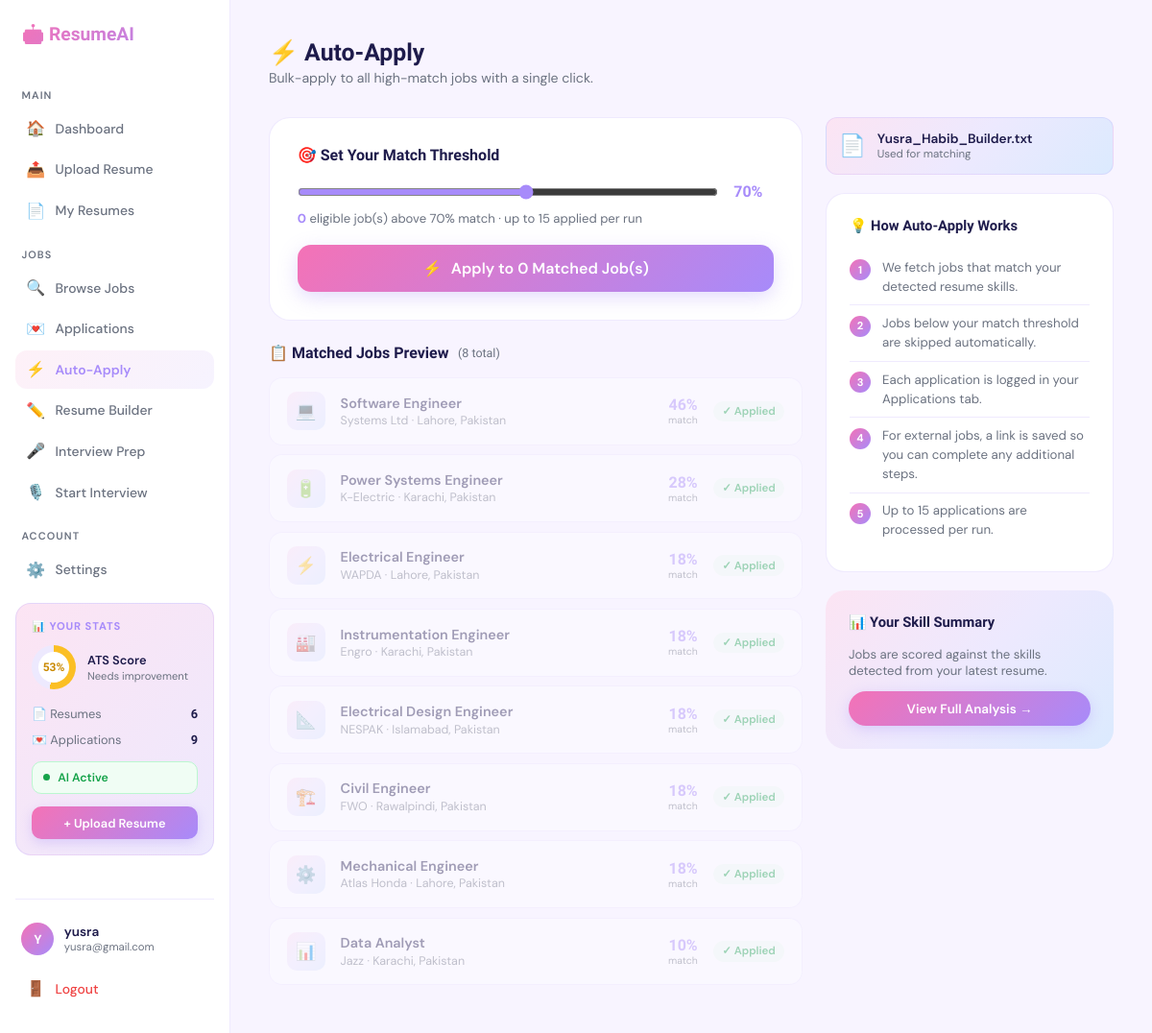
The page /auto-apply (signed in) on the database its author committed.
### tables this page shows
CREATE TABLE users (
        id            INTEGER PRIMARY KEY AUTOINCREMENT,
        first_name    TEXT    NOT NULL,
        last_name     TEXT    NOT NULL,
        email         TEXT    NOT NULL UNIQUE,
        password_hash TEXT    NOT NULL,
        created_at    DATETIME DEFAULT (datetime('now')),
        last_login    DATETIME
    );

CREATE TABLE applications (
        id          INTEGER PRIMARY KEY AUTOINCREMENT,
        user_id     INTEGER NOT NULL,
        resume_id   INTEGER,
        job_title   TEXT    NOT NULL,
        company     TEXT    NOT NULL,
        job_url     TEXT,
        location    TEXT,
        salary      TEXT,
        match_score INTEGER DEFAULT 0,
        source      TEXT    DEFAULT 'manual',
        status      TEXT    DEFAULT 'pending'
                    CHECK(status IN ('pending','applied','viewed','interview','rejected','failed')),
        applied_at  DATETIME DEFAULT (datetime('now')),
        updated_at  DATETIME DEFAULT (datetime('now')),
        FOREIGN KEY (user_id)   REFERENCES users(id)   ON DELETE CASCADE,
        FOREIGN KEY (resume_id) REFERENCES resumes(id) ON DELETE SET NULL
    );

CREATE TABLE resumes (
        id               INTEGER PRIMARY KEY AUTOINCREMENT,
        user_id          INTEGER NOT NULL,
        filename         TEXT    NOT NULL,
        stored_path      TEXT    NOT NULL,
        raw_text         TEXT,
        skills_extracted TEXT,
        job_title        TEXT,
        industry         TEXT,
        job_description  TEXT,
        upload_date      DATETIME DEFAULT (datetime('now')),
        FOREIGN KEY (user_id) REFERENCES users(id) ON DELETE CASCADE
    );

### routes/apply_routes.py (the view, shortened to what this page needs)
@apply_bp.route('/auto-apply', methods=['GET', 'POST'])
@login_required
def auto_apply_page():
    latest_resume = Resume.get_latest(current_user.id)
    if not latest_resume:
        flash('Please upload a resume before using Auto Apply.', 'error')
        return redirect(url_for('resume.upload'))
    present_skills = []
    resume_text = ''
    if latest_resume:
        try:
            present_skills = json.loads(latest_resume.get('skills_extracted') or '[]')
        except Exception:
            present_skills = []
        resume_text = latest_resume.get('raw_text', '') or ''
    if resume_text:
        detected_field = detect_field(resume_text.lower())
        field_keyword = FIELD_SEARCH_KEYWORDS.get(detected_field, '')
    else:
        field_keyword = ''
    skill_keywords = ', '.join(present_skills[:3]) if present_skills else ''
    keywords = field_keyword or skill_keywords or 'engineer'
    all_jobs = fetch_all_jobs(keywords)
    if not all_jobs:
        all_jobs = get_sample_jobs()
    all_jobs = rank_jobs(all_jobs, present_skills, resume_text)
    applied_urls = set()
    for app in Application.get_by_user(current_user.id):
        if app.get('job_url'):
            applied_urls.add(app['job_url'])
    for job in all_jobs:
        job['already_applied'] = job.get('url', '') in applied_urls
    if request.method == 'GET':
        min_match = 70
        eligible = [j for j in all_jobs if j['match'] >= min_match and not j['already_applied']]
        return render_template('auto_apply.html',
            resume=latest_resume,
            all_jobs=all_jobs,
            eligible=eligible,
            min_match=min_match,
            results=None,
        )

### app.py (called while the page is built)
@login_manager.user_loader
def load_user(user_id):
    return User.get_by_id(int(user_id))

### models/application.py (called while the page is built)
    @staticmethod
    def get_by_user(user_id, limit=50):
        return query(
            """SELECT * FROM applications
               WHERE user_id = %s
               ORDER BY applied_at DESC LIMIT %s""",
            (user_id, limit), fetchall=True
        )

    @staticmethod
    def get_stats(user_id):
        row = query(
            """SELECT
                COUNT(*) AS total,
                SUM(status = 'applied')   AS applied,
                SUM(status = 'viewed')    AS viewed,
                SUM(status = 'interview') AS interviews,
                SUM(status = 'rejected')  AS rejected
               FROM applications WHERE user_id = %s""",
            (user_id,), fetchone=True
        )
        return row or {}

### models/db.py (called while the page is built)
def get_db():
    conn = sqlite3.connect(DB_PATH)
    conn.row_factory = sqlite3.Row
    conn.execute("PRAGMA foreign_keys = ON")
    return conn

def _adapt_sql(sql):
    sql = sql.replace('%s', '?')
    sql = re.sub(r'\bNOW\(\)', "datetime('now')", sql, flags=re.IGNORECASE)
    return sql

def query(sql, params=None, fetchone=False, fetchall=False, commit=False):
    sql = _adapt_sql(sql)
    conn = get_db()
    try:
        cursor = conn.cursor()
        cursor.execute(sql, params or ())
        if commit:
            conn.commit()
            return cursor.lastrowid
        if fetchone:
            row = cursor.fetchone()
            return dict(row) if row else None
        if fetchall:
            rows = cursor.fetchall()
            return [dict(r) for r in rows]
        return None
    except Exception as e:
        conn.rollback()
        raise e
    finally:
        cursor.close()
        conn.close()

### models/resume.py (called while the page is built)
    @staticmethod
    def get_by_user(user_id, limit=10):
        return query(
            "SELECT * FROM resumes WHERE user_id = %s ORDER BY upload_date DESC LIMIT %s",
            (user_id, limit), fetchall=True
        )

    @staticmethod
    def get_latest(user_id):
        return query(
            "SELECT * FROM resumes WHERE user_id = %s ORDER BY upload_date DESC LIMIT 1",
            (user_id,), fetchone=True
        )

### models/user.py (called while the page is built)
    @property
    def initial(self):
        return self.first_name[0].upper() if self.first_name else '?'

    @staticmethod
    def get_by_id(user_id):
        row = query("SELECT * FROM users WHERE id = %s", (user_id,), fetchone=True)
        return User(**row) if row else None

### templates/auto_apply.html (shortened to what this page needs)
{% extends "base.html" %}
{% block content %}
<div class="page-header">
  <div>
    <div class="page-title">&#9889; Auto-Apply</div>
    <div class="page-sub">Bulk-apply to all high-match jobs with a single click.</div>
  </div>
</div>
{% if results is not none %}
<div class="results-header">
  <div class="r-stat"><div class="r-stat-num">{{ applied_count }}</div><div class="r-stat-lbl">Applied</div></div>
  <div class="r-stat"><div class="r-stat-num">{{ results|length }}</div><div class="r-stat-lbl">Attempted</div></div>
  <div class="r-stat"><div class="r-stat-num">{{ results|selectattr('success','equalto',False)|list|length }}</div><div class="r-stat-lbl">Failed</div></div>
</div>
{% for r in results %}
<div class="result-row">
  <div class="rr-icon {% if r.success %}rr-ok{% else %}rr-fail{% endif %}">
    {% if r.success %}&#10003;{% else %}&#10007;{% endif %}
  </div>
  <div class="rr-info">
    <div class="rr-title">{{ r.job.title }} <span style="font-size:.72rem;color:var(--muted);font-weight:400;">· {{ r.job.company }} · {{ r.job.match }}% match</span></div>
    <div class="rr-msg">{{ r.message }}</div>
  </div>
  {% if r.job.url and r.job.url != '#' %}
  <a href="{{ r.job.url }}" target="_blank" class="btn-ghost" style="padding:.35rem .85rem;font-size:.78rem;white-space:nowrap;">View &#8599;</a>
  {% endif %}
  <span class="rr-badge {% if r.success %}ok{% else %}fail{% endif %}">
    {% if r.success %}Applied{% else %}Failed{% endif %}
  </span>
</div>
{% endfor %}
<div style="display:flex;gap:.85rem;flex-wrap:wrap;margin-top:1.5rem;padding-top:1.5rem;border-top:1px solid var(--border);">
  <a href="{{ url_for('jobs.applications') }}" class="btn-primary">&#128140; View All Applications</a>
  <a href="{{ url_for('jobs.browse_jobs') }}"  class="btn-ghost">&#128269; Browse More Jobs</a>
</div>
{% else %}
<div class="aa-layout">
  <div>
    <div class="control-card">
      <div class="ctrl-title">&#127919; Set Your Match Threshold</div>
      <form method="POST" action="{{ url_for('apply.auto_apply_page') }}" id="aaForm">
        <div class="match-row">
          <input type="range" name="min_match" id="matchRange" min="40" max="95" value="{{ min_match }}"
                 oninput="updateThreshold(this.value)"/>
          <span class="match-val" id="matchVal">{{ min_match }}%</span>
        </div>
        <div class="ctrl-meta" id="ctrlMeta">
          <strong>{{ eligible|length }}</strong> eligible job(s) above {{ min_match }}% match
          · up to 15 applied per run
        </div>
        <button type="submit" class="btn-go" id="goBtn" {% if not resume %}disabled{% endif %}>
          <span id="goIcon">&#9889;</span>
          <span id="goText">Apply to {{ [eligible|length, 15]|min }} Matched Job(s)</span>
        </button>
      </form>
    </div>
    <div class="jobs-list-title">
      &#128203; Matched Jobs Preview
      <span style="font-size:.78rem;font-weight:400;color:var(--muted);">({{ all_jobs|length }} total)</span>
    </div>
    {% for job in all_jobs[:20] %}
    <div class="job-row {% if job.match < min_match or job.already_applied %}ineligible{% endif %}">
      <div class="jr-logo">{{ job.logo or '💼' }}</div>
      <div class="jr-info">
        <div class="jr-title">{{ job.title }}</div>
        <div class="jr-company">{{ job.company }} · {{ job.location }}</div>
      </div>
      <div class="jr-match">
        <div class="jr-pct">{{ job.match }}%</div>
        <div class="jr-lbl">match</div>
      </div>
      {% if job.already_applied %}
      <span class="jr-applied">&#10003; Applied</span>
      {% elif job.match < min_match %}
      <span style="font-size:.72rem;color:var(--muted);">Below threshold</span>
      {% endif %}
    </div>
    {% endfor %}
  </div>
  <div>
    {% if resume %}
    <div class="resume-pill">
      <div class="rp-icon">&#128196;</div>
      <div style="min-width:0;">
        <div class="rp-name">{{ resume.filename }}</div>
        <div class="rp-date">Used for matching</div>
      </div>
    </div>
    {% else %}
    <div class="side-card" style="border:1.5px solid #fecaca;background:#fef2f2;">
      <p style="font-size:.85rem;color:#ef4444;line-height:1.5;">&#9888; No resume found. <a href="{{ url_for('resume.upload') }}" style="color:var(--purple);font-weight:600;">Upload one first</a> to enable matching.</p>
    </div>
    {% endif %}
    <div class="side-card">
      <div class="side-title">&#128161; How Auto-Apply Works</div>
      <div class="how-step"><div class="step-num">1</div>We fetch jobs that match your detected resume skills.</div>
      <div class="how-step"><div class="step-num">2</div>Jobs below your match threshold are skipped automatically.</div>
      <div class="how-step"><div class="step-num">3</div>Each application is logged in your Applications tab.</div>
      <div class="how-step"><div class="step-num">4</div>For external jobs, a link is saved so you can complete any additional steps.</div>
      <div class="how-step"><div class="step-num">5</div>Up to 15 applications are processed per run.</div>
    </div>
    <div class="side-card" style="background:var(--grad1);border:none;">
      <div class="side-title">&#128202; Your Skill Summary</div>
      <div style="font-size:.82rem;color:var(--muted);margin-bottom:.8rem;">Jobs are scored against the skills detected from your latest resume.</div>
      <a href="{{ url_for('resume.analysis') }}" class="btn-primary" style="display:block;text-align:center;font-size:.84rem;">View Full Analysis &#8594;</a>
    </div>
  </div>
</div>
{% endif %}
{% endblock %}

### templates/base.html (shortened to what this page needs)
<!DOCTYPE html>
<html lang="en">
<head>
</head>
<body>
  {% if is_logged_in %}
  <aside class="sidebar">
    <div class="sidebar-logo">&#129302; ResumeAI</div>
    <div class="sidebar-section">Main</div>
    <a href="{{ url_for('main.dashboard') }}"
       class="nav-item {% if request.endpoint == 'main.dashboard' %}active{% endif %}">
      <span class="nav-icon">&#127968;</span> Dashboard
    </a>
    <a href="{{ url_for('resume.upload') }}"
       class="nav-item {% if request.endpoint == 'resume.upload' %}active{% endif %}">
      <span class="nav-icon">&#128228;</span> Upload Resume
    </a>
    <a href="{{ url_for('resume.resumes') }}"
       class="nav-item {% if request.endpoint in ['resume.resumes','resume.view_resume'] %}active{% endif %}">
      <span class="nav-icon">&#128196;</span> My Resumes
    </a>
    <div class="sidebar-section">Jobs</div>
    <a href="{{ url_for('jobs.browse_jobs') }}"
       class="nav-item {% if request.endpoint == 'jobs.browse_jobs' %}active{% endif %}">
      <span class="nav-icon">&#128269;</span> Browse Jobs
    </a>
    <a href="{{ url_for('jobs.applications') }}"
       class="nav-item {% if request.endpoint == 'jobs.applications' %}active{% endif %}">
      <span class="nav-icon">&#128140;</span> Applications
    </a>
    <a href="{{ url_for('apply.auto_apply_page') }}"
       class="nav-item {% if request.endpoint == 'apply.auto_apply_page' %}active{% endif %}">
      <span class="nav-icon">&#9889;</span> Auto-Apply
    </a>
    <a href="{{ url_for('builder.builder_home') }}"
       class="nav-item {% if request.endpoint and 'builder' in request.endpoint %}active{% endif %}">
      <span class="nav-icon">✏️</span> Resume Builder
    </a>
    <a href="{{ url_for('interview.interview_prep') }}"
       class="nav-item {% if request.endpoint == 'interview.interview_prep' or request.endpoint == 'interview.generate_questions' or request.endpoint == 'interview.evaluate_answer' %}active{% endif %}">
      <span class="nav-icon">🎤</span> Interview Prep
    </a>
    <a href="{{ url_for('start_interview.start_interview_page') }}"
       class="nav-item {% if request.endpoint and 'start_interview' in request.endpoint %}active{% endif %}">
      <span class="nav-icon">🎙️</span> Start Interview
    </a>
    <div class="sidebar-section">Account</div>
    <a href="{{ url_for('settings.settings_page') }}"
       class="nav-item {% if request.endpoint == 'settings.settings_page' %}active{% endif %}">
      <span class="nav-icon">&#9881;&#65039;</span> Settings
    </a>
    <div class="sb-widget">
      <div class="sb-widget-title">&#128202; Your Stats</div>
      {% if sb_ats_score > 0 %}
      <div class="sb-score-ring">
        {% set sc = sb_ats_score %}
        <div class="sb-ring-outer" style="background:conic-gradient(
            {% if sc >= 70 %}#a78bfa{% elif sc >= 50 %}#fbbf24{% else %}#f87171{% endif %}
            0% {{ sc }}%, #ede9fe {{ sc }}% 100%);">
          <div class="sb-ring-inner">
            <div class="sb-ring-val" style="color:{% if sc >= 70 %}var(--purple){% elif sc >= 50 %}#ca8a04{% else %}#ef4444{% endif %}">{{ sc }}%</div>
          </div>
        </div>
        <div class="sb-ring-info">
          <div class="sb-ring-info-title">ATS Score</div>
          <div class="sb-ring-info-sub">
            {% if sc >= 70 %}Above average ✓
            {% elif sc >= 50 %}Needs improvement
            {% else %}Needs work
            {% endif %}
          </div>
        </div>
      </div>
      {% endif %}
      <div class="sb-stat-row">
        <span class="sb-stat-label">&#128196; Resumes</span>
        <span class="sb-stat-val">{{ sb_resume_count }}</span>
      </div>
      <div class="sb-stat-row">
        <span class="sb-stat-label">&#128140; Applications</span>
        <span class="sb-stat-val">{{ sb_app_count }}</span>
      </div>
      <div class="sb-ai-status sb-ai-on">
        <div class="sb-ai-dot"></div>
        AI Active
      </div>
      <a href="{{ url_for('resume.upload') }}" class="sb-upload-btn">&#43; Upload Resume</a>
    </div>
    <div class="sidebar-bottom">
      <div class="user-chip">
        <div class="avatar">{{ current_user.initial }}</div>
        <div style="min-width:0;">
          <div class="user-name">{{ current_user.first_name }}</div>
          <div class="user-email">{{ current_user.email }}</div>
        </div>
      </div>
      <a href="{{ url_for('auth.logout') }}" class="nav-item" style="margin-top:.4rem;color:#ef4444;">
        <span class="nav-icon">&#128682;</span> Logout
      </a>
    </div>
  </aside>
  {% endif %}
  <main class="main {% if not is_logged_in %}no-sidebar{% endif %}">
    {% block content %}{% endblock %}
  </main>
</body>
</html>

### rows shown on the page
users: first_name "yusra", email "yusra@gmail.com"
applications: logo "📐", title "Electrical Design Engineer", company "NESPAK", location "Islamabad, Pakistan", match "18"
resumes: filename "Yusra_Habib_Builder.txt"

### other values the page prints
{{ sc }} "53"
{{ sb_resume_count }} "6"
{{ sb_app_count }} "9"
{{ current_user.initial }} "Y"
{{ min_match }} "70"
{{ eligible|length }} "0"
{{ [eligible|length, 15]|min }} "0"
{{ all_jobs|length }} "8"
{{ job.logo or '💼' }} "💻" "🔋" "🏭" "🏗️" "⚙️" "📊"
{{ job.title }} "Software Engineer" "Power Systems Engineer" "Electrical Engineer" "Instrumentation Engineer" "Civil Engineer" "Mechanical Engineer" "Data Analyst"
{{ job.company }} "Systems Ltd" "K-Electric" "WAPDA" "Engro" "FWO" "Atlas Honda" "Jazz"
{{ job.location }} "Lahore, Pakistan" "Karachi, Pakistan" "Lahore, Pakistan" "Karachi, Pakistan" "Rawalpindi, Pakistan" "Lahore, Pakistan" "Karachi, Pakistan"
{{ job.match }} "46" "28" "18" "18" "18" "18" "10"
